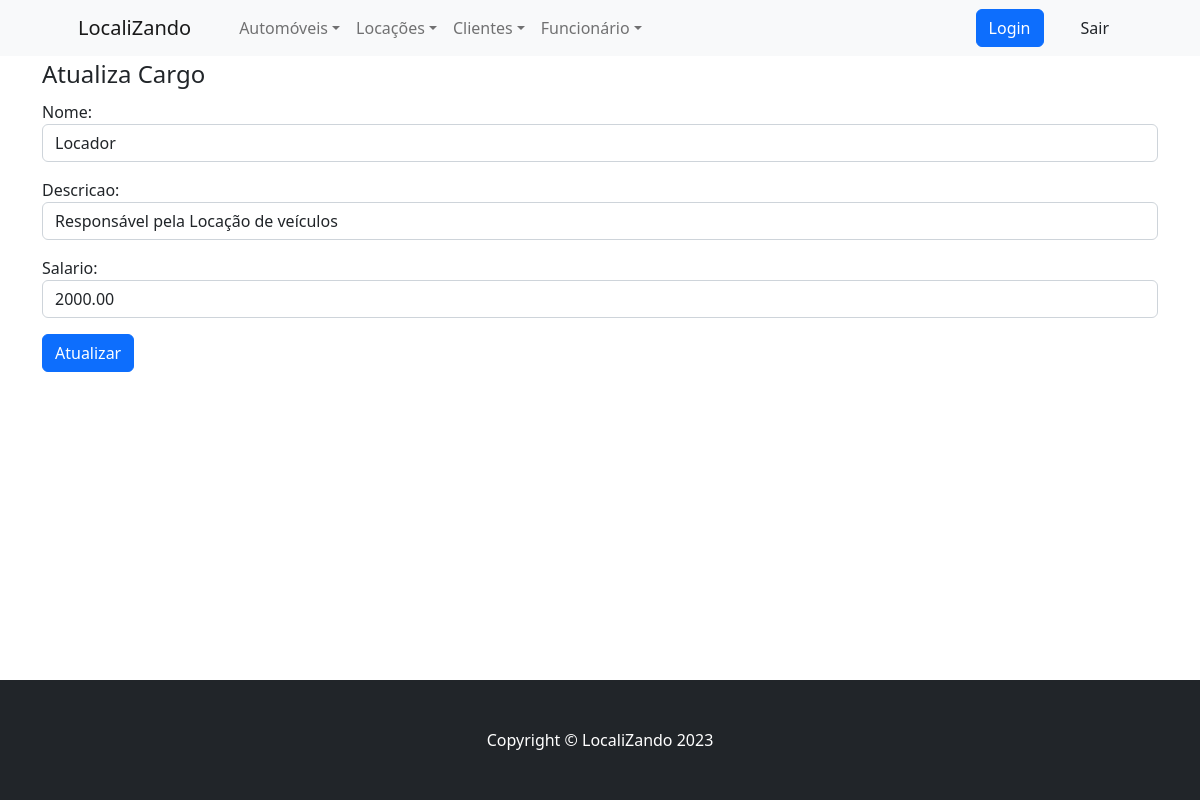
The page /cliente/atualizacargo/1/ on the database its author committed.
### cliente/models.py (models this page shows, shortened)
class Cargo(models.Model):
    nome = models.CharField(max_length=200)
    descricao = models.CharField(max_length=200)
    salario = models.DecimalField(max_digits=7, decimal_places=2)

### cliente/views.py (the view)
# urls.py: path('atualizacargo/<int:pk>/', atualiza_cargo, name='url_atualizacargo'),
def atualiza_cargo(request, pk):
    data = {}
    cargo = Cargo.objects.get(pk=pk)
    form = CargoForm(request.POST or None, instance=cargo)
    if form.is_valid():
        form.save()
        return redirect('cliente:url_cargo')
    data['form'] = form
    return render(request, 'atualizacargo.html', data)

### cliente/forms.py
class CargoForm(forms.ModelForm):
    nome = forms.CharField(widget=forms.TextInput(attrs={'class': 'form-control'}))
    descricao = forms.CharField(widget=forms.TextInput(attrs={'class': 'form-control'}))
    salario = forms.CharField(widget=forms.NumberInput(attrs={'class': 'form-control'}))
    class Meta:
        model = Cargo
        fields = ('nome','descricao','salario')

### cliente/templates/atualizacargo.html (shortened to what this page needs)
{% extends "base.html" %}
{% load static %}
{% block content %}
<div class="container">
	<form method="post">
		<fieldset>
	  		<legend>Atualiza Cargo</legend>
			{{ form.as_p }}
	  		<button type="submit" class="btn btn-primary">
	  				Atualizar
			</button>
		</fieldset>
	</form>
</div>
<div class="container">
 	<br /> <br />
</div>
{% endblock %}

### rows shown on the page
Cargo: nome "Locador", descricao "Responsável pela Locação de veículos", salario "2000.00"
